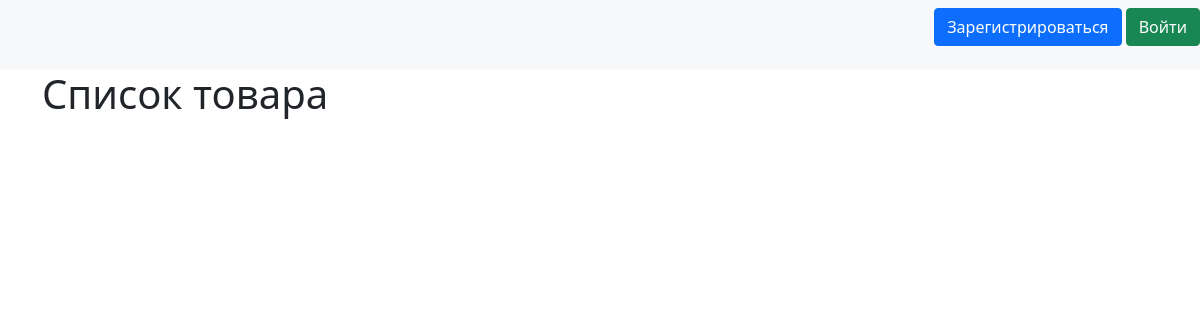
Before: / with the older database file.
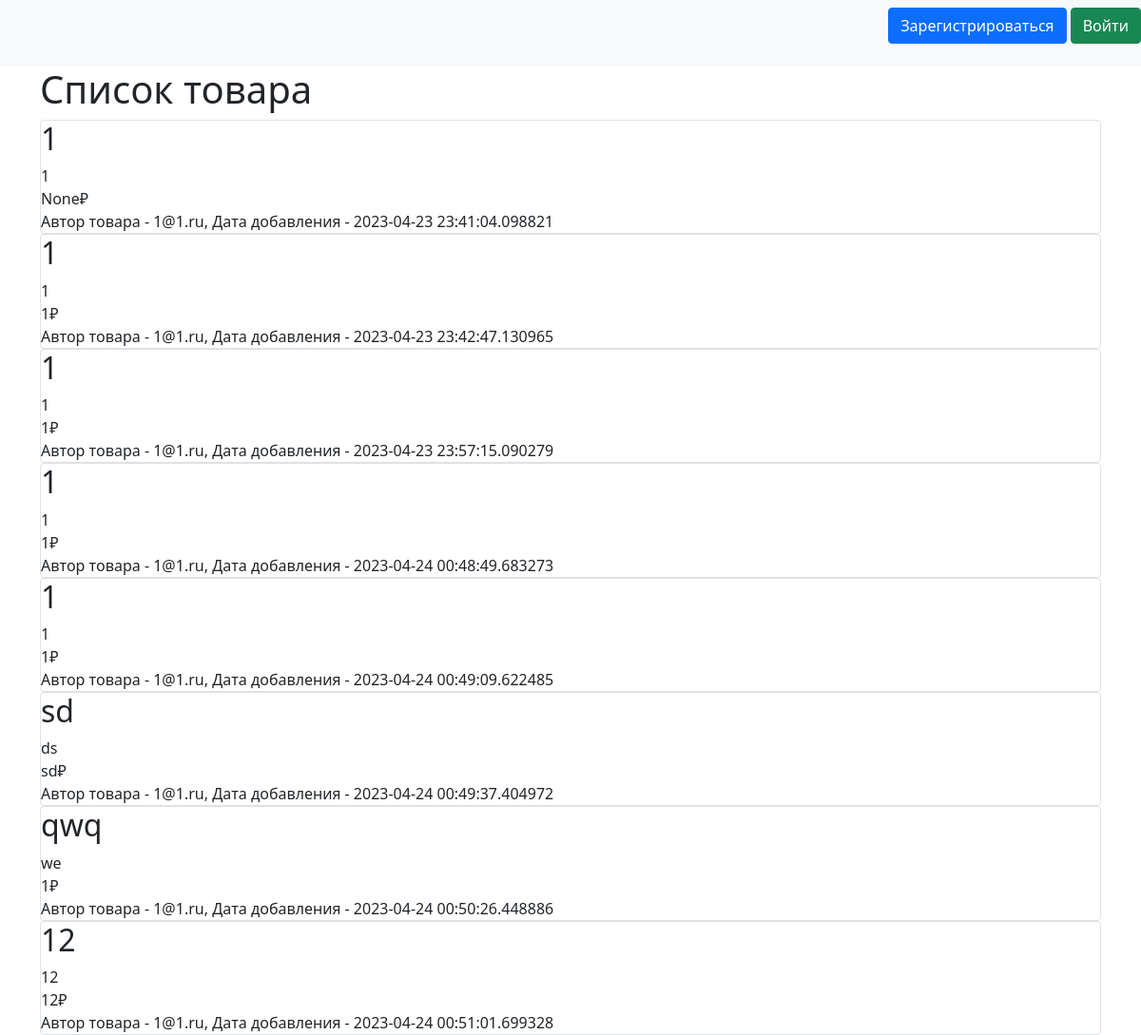
After: the same page with the newer database file.
### data/tovar.py (models this page shows)
class News(SqlAlchemyBase):
    __tablename__ = 'news'
    id = sqlalchemy.Column(sqlalchemy.Integer,
                           primary_key=True, autoincrement=True)
    title = sqlalchemy.Column(sqlalchemy.String, nullable=True)
    content = sqlalchemy.Column(sqlalchemy.String, nullable=True)
    created_date = sqlalchemy.Column(sqlalchemy.DateTime,
                                     default=datetime.datetime.now)
    cena = sqlalchemy.Column(sqlalchemy.String, nullable=True)
    user_id = sqlalchemy.Column(sqlalchemy.Integer,
                                sqlalchemy.ForeignKey("users.id"))
    user = orm.relationship('User')

### data/users.py (models this page shows, shortened)
class User(SqlAlchemyBase, UserMixin):
    __tablename__ = 'users'
    id = sqlalchemy.Column(sqlalchemy.Integer,
                           primary_key=True, autoincrement=True)
    name = sqlalchemy.Column(sqlalchemy.String, nullable=True)
    surname = sqlalchemy.Column(sqlalchemy.String, nullable=True)
    about = sqlalchemy.Column(sqlalchemy.String, nullable=True)
    email = sqlalchemy.Column(sqlalchemy.String,
                              index=True, unique=True, nullable=True)
    hashed_password = sqlalchemy.Column(sqlalchemy.String, nullable=True)
    created_date = sqlalchemy.Column(sqlalchemy.DateTime,
                                     default=datetime.datetime.now)
    news = orm.relationship("News", back_populates='user')

### main.py (the view)
    @app.route('/')
    def index():
        db_sess = db_session.create_session()
        news = db_sess.query(News)
        return render_template("index.html", news=news)

### data/db_session.py (called while the page is built)
def create_session() -> Session:
    global __factory
    return __factory()

### templates/index.html
{% extends "base.html" %}
{% block content %}
<h1>Список товара</h1>
{% for item in news%}
<div class="col-md6 border rounded">
    <h2>{{item.title}}</h2>
    <div>
        {{item.content}}
    </div>
    <div>
        {{item.cena}}₽
    </div>
    <div>
        Автор товара - {{item.user.name}}, Дата добавления - {{item.created_date}}
    </div>
</div>
{% endfor %}
{% endblock %}

### templates/base.html (shortened to what this page needs)
<!doctype html>
<html lang="en">
<head>
                             <link rel="stylesheet"
                             href="https://cdn.jsdelivr.net/npm/bootstrap@5.0.0-beta1/dist/css/bootstrap.min.css"
>
</head>
<body>
<header>
    <nav class="navbar navbar-light bg-light">
        {% if current_user.is_authenticated %}
    <a class="navbar-brand" href="/logout">{{ current_user.name }}</a>
{% else %}
    <p>
        <a class="btn btn-primary " href="/register">Зарегистрироваться</a>
        <a class="btn btn-success" href="/login">Войти</a>
    </p>
{% endif %}
    </nav>
</header>
<main role="main" class="container">
    {% block content %}{% endblock %}
</main>
</body>
</html>

Changed rows visible on the page:
added News: title "1", content "1", cena "None", user.name "1@1.ru", created_date "2023-04-23 23:41:04.098821"
added News: title "1", content "1", cena "1", user.name "1@1.ru", created_date "2023-04-23 23:42:47.130965"
added News: title "1", content "1", cena "1", user.name "1@1.ru", created_date "2023-04-23 23:57:15.090279"
added News: title "1", content "1", cena "1", user.name "1@1.ru", created_date "2023-04-24 00:48:49.683273"
added News: title "1", content "1", cena "1", user.name "1@1.ru", created_date "2023-04-24 00:49:09.622485"
added News: title "sd", content "ds", cena "sd", user.name "1@1.ru", created_date "2023-04-24 00:49:37.404972"
added News: title "qwq", content "we", cena "1", user.name "1@1.ru", created_date "2023-04-24 00:50:26.448886"
added News: title "12", content "12", cena "12", user.name "1@1.ru", created_date "2023-04-24 00:51:01.699328"
